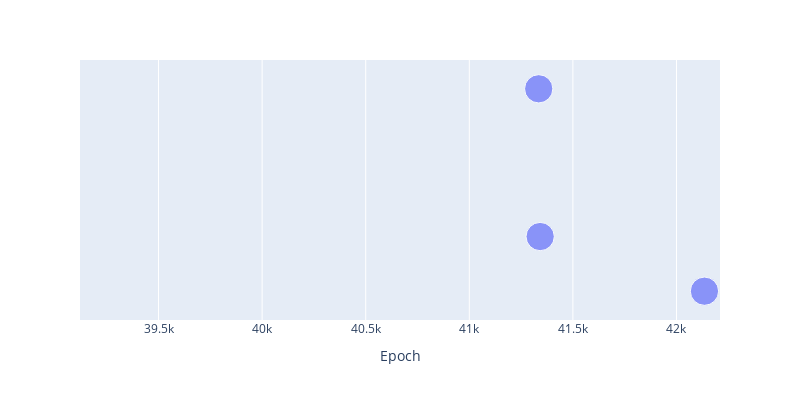

The notebook cell saved with this chart:
### Markdown cell above
### Attester and proposer slashing

### Code cell
rng = np.random.default_rng(42)
df['temp'] = rng.uniform(0, 10, len(df["epoch"]))
fig = px.scatter(
    df[df.attestor_slashing > 0], x = 'epoch', y = 'temp', size = 'attestor_slashing',
    size_max = 20, width = 800, height = 400, labels = {"epoch": "Epoch"})
fig.update_xaxes(range=(min(df["epoch"]), max(df["epoch"])))
fig.update_yaxes(visible=False)

### Figure 1 — Plotly figure (JSON) as saved in the notebook; plotly's stock layout.template omitted (floating-point values rounded to 4 significant figures)
{"data": [{"hovertemplate": "Epoch=%{x}<br>temp=%{y}<br>attestor_slashing=%{marker.size}<extra></extra>", "legendgroup": "", "marker": {"color": "#636efa", "size": [1, 1, 1], "sizemode": "area", "sizeref": 0.0025, "symbol": "circle"}, "mode": "markers", "name": "", "orientation": "v", "showlegend": false, "type": "scatter", "x": [41335, 41342, 42135], "xaxis": "x", "y": [9.224, 4.525, 2.786], "yaxis": "y"}], "layout": {"height": 400, "legend": {"itemsizing": "constant", "tracegroupgap": 0}, "margin": {"t": 60}, "width": 800, "xaxis": {"anchor": "y", "domain": [0, 1], "range": [39121, 42210], "title": {"text": "Epoch"}, "type": "linear"}, "yaxis": {"anchor": "x", "autorange": true, "domain": [0, 1], "range": [1.87, 10.14], "title": {"text": "temp"}, "type": "linear", "visible": false}}}
